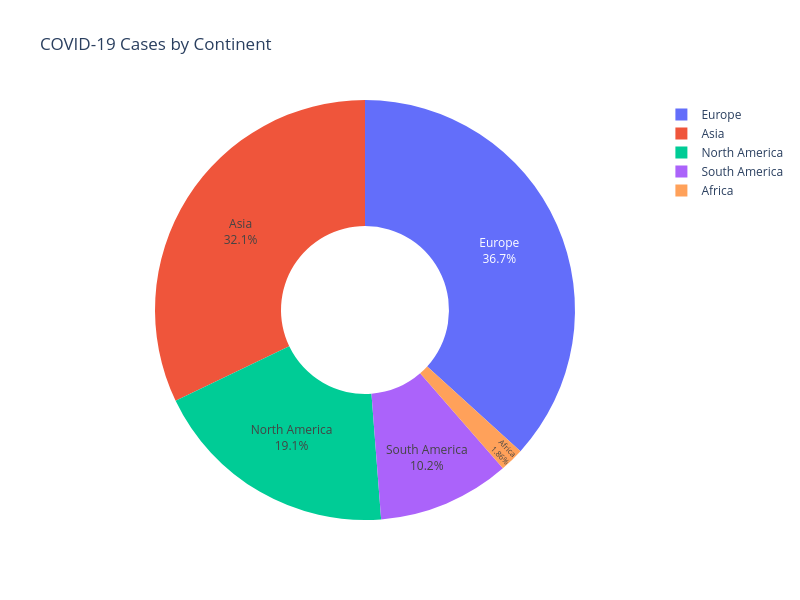

The cell this chart's notebook holds for it:
### Markdown cell above
## 15. COVID-19 Cases by Continent

Unlike the per-country charts above, this one intentionally *does* use the continent-level aggregates that were set aside in Step 7.

### Code cell
plot_pie_plotly(
    continent_totals, "Country,Other", "TotalCases",
    "COVID-19 Cases by Continent", "cases_by_continent_pie.png",
)

### Figure 1 — Plotly figure (JSON) as saved in the notebook; plotly's stock layout.template omitted (floating-point values rounded to 4 significant figures)
{"data": [{"domain": {"x": [0, 1], "y": [0, 1]}, "hole": 0.4, "hovertemplate": "Country,Other=%{label}<br>TotalCases=%{value}<extra></extra>", "labels": ["North America", "Asia", "Europe", "South America", "Africa"], "legendgroup": "", "name": "", "showlegend": true, "textinfo": "percent+label", "textposition": "inside", "type": "pie", "values": [131889132, 221500265, 253406198, 70200879, 12860924]}], "layout": {"height": 600, "legend": {"tracegroupgap": 0}, "title": {"text": "COVID-19 Cases by Continent"}, "width": 800}}
